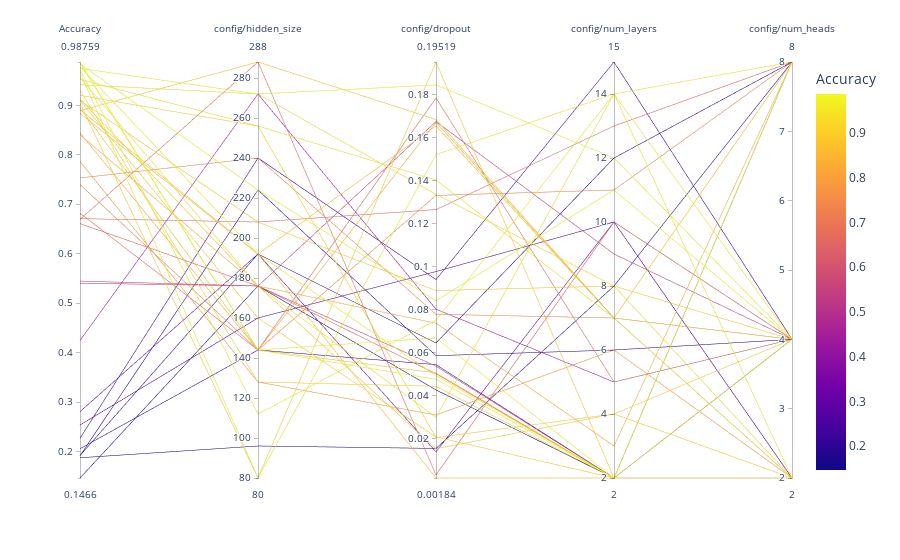

Write notebook code for a chart like this one.
### Code cell
px.parallel_coordinates(p, color="Accuracy")
